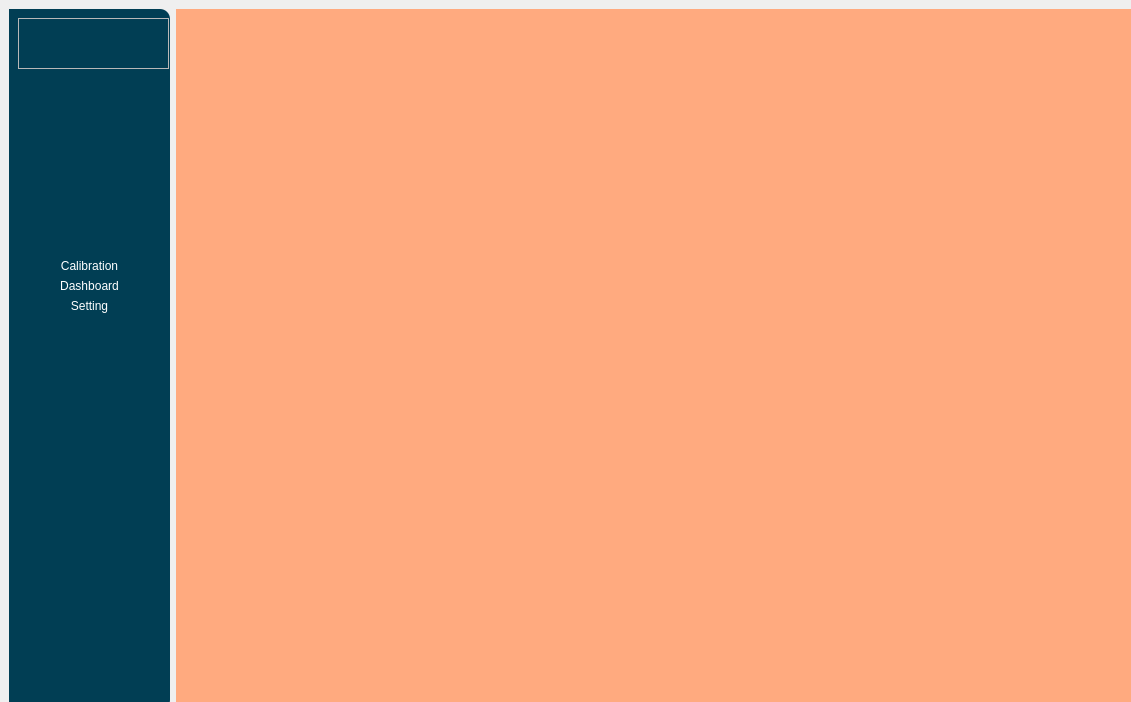
<?xml version="1.0" encoding="UTF-8"?>
<ui version="4.0">
 <class>MainWindow</class>
 <widget class="QMainWindow" name="MainWindow">
  <property name="geometry">
   <rect>
    <x>0</x>
    <y>0</y>
    <width>1131</width>
    <height>702</height>
   </rect>
  </property>
  <property name="minimumSize">
   <size>
    <width>1131</width>
    <height>702</height>
   </size>
  </property>
  <property name="windowTitle">
   <string>MainWindow</string>
  </property>
  <widget class="QWidget" name="centralwidget">
   <property name="maximumSize">
    <size>
     <width>1251</width>
     <height>16777215</height>
    </size>
   </property>
   <property name="layoutDirection">
    <enum>Qt::LayoutDirection::LeftToRight</enum>
   </property>
   <layout class="QGridLayout" name="gridLayout">
    <item row="0" column="0">
     <widget class="QWidget" name="sidebar" native="true">
      <property name="minimumSize">
       <size>
        <width>161</width>
        <height>701</height>
       </size>
      </property>
      <property name="maximumSize">
       <size>
        <width>161</width>
        <height>16777215</height>
       </size>
      </property>
      <property name="styleSheet">
       <string notr="true">#sidebar {
        background-color: rgb(1, 62, 84);
        border-top-right-radius: 10px;
        border-bottom-right-radius: 10px;
       }</string>
      </property>
      <layout class="QVBoxLayout" name="verticalLayout_2">
       <item>
        <widget class="QFrame" name="Logo_frame">
         <property name="minimumSize">
          <size>
           <width>151</width>
           <height>51</height>
          </size>
         </property>
         <property name="frameShape">
          <enum>QFrame::Shape::StyledPanel</enum>
         </property>
         <property name="frameShadow">
          <enum>QFrame::Shadow::Raised</enum>
         </property>
         <widget class="QLabel" name="logo">
          <property name="geometry">
           <rect>
            <x>10</x>
            <y>10</y>
            <width>141</width>
            <height>41</height>
           </rect>
          </property>
          <property name="font">
           <font>
            <pointsize>20</pointsize>
           </font>
          </property>
          <property name="pixmap">
           <pixmap>my icons/logo-transparent.png</pixmap>
          </property>
          <property name="scaledContents">
           <bool>true</bool>
          </property>
         </widget>
        </widget>
       </item>
       <item>
        <spacer name="verticalSpacer">
         <property name="orientation">
          <enum>Qt::Orientation::Vertical</enum>
         </property>
         <property name="sizeHint" stdset="0">
          <size>
           <width>20</width>
           <height>40</height>
          </size>
         </property>
        </spacer>
       </item>
       <item>
        <layout class="QVBoxLayout" name="verticalLayout">
         <item>
          <widget class="QPushButton" name="Calibration">
           <property name="styleSheet">
            <string notr="true">#Calibration {
             background-color: rgb(1, 62, 84);
             color: rgb(255, 255, 255);
             border: none;
            }
            #Calibration:hover, #Calibration:checked {
             border: 2px solid #ffffff;
            }</string>
           </property>
           <property name="text">
            <string>Calibration</string>
           </property>
           <property name="icon">
            <iconset>
             <normaloff>:/my icons/icons8-home-32.png</normaloff>:/my icons/icons8-home-32.png</iconset>
           </property>
           <property name="iconSize">
            <size>
             <width>25</width>
             <height>30</height>
            </size>
           </property>
           <property name="checkable">
            <bool>true</bool>
           </property>
           <property name="autoExclusive">
            <bool>true</bool>
           </property>
          </widget>
         </item>
         <item>
          <widget class="QPushButton" name="Dashboard">
           <property name="styleSheet">
            <string notr="true">#Dashboard {
             background-color: rgb(1, 62, 84);
             color: rgb(255, 255, 255);
             border: none;
            }
            #Dashboard:hover, #Dashboard:checked {
             border: 2px solid #ffffff;
            }</string>
           </property>
           <property name="text">
            <string>Dashboard</string>
           </property>
           <property name="icon">
            <iconset>
             <normaloff>:/my icons/icons8-dashboard-layout-24 (1).png</normaloff>:/my icons/icons8-dashboard-layout-24 (1).png</iconset>
           </property>
           <property name="iconSize">
            <size>
             <width>20</width>
             <height>25</height>
            </size>
           </property>
           <property name="checkable">
            <bool>true</bool>
           </property>
           <property name="autoExclusive">
            <bool>true</bool>
           </property>
          </widget>
         </item>
         <item>
          <widget class="QPushButton" name="Setting">
           <property name="styleSheet">
            <string notr="true">#Setting {
             background-color: rgb(1, 62, 84);
             color: rgb(255, 255, 255);
             border: none;
            }
            #Setting:hover, #Setting:checked {
             border: 2px solid #ffffff;
            }</string>
           </property>
           <property name="text">
            <string>Setting</string>
           </property>
           <property name="icon">
            <iconset>
             <normaloff>:/my icons/icons8-settings-50.png</normaloff>:/my icons/icons8-settings-50.png</iconset>
           </property>
           <property name="iconSize">
            <size>
             <width>25</width>
             <height>30</height>
            </size>
           </property>
           <property name="checkable">
            <bool>true</bool>
           </property>
           <property name="autoExclusive">
            <bool>true</bool>
           </property>
          </widget>
         </item>
        </layout>
       </item>
       <item>
        <spacer name="verticalSpacer_2">
         <property name="orientation">
          <enum>Qt::Orientation::Vertical</enum>
         </property>
         <property name="sizeHint" stdset="0">
          <size>
           <width>20</width>
           <height>388</height>
          </size>
         </property>
        </spacer>
       </item>
      </layout>
     </widget>
    </item>
    <item row="0" column="1">
     <widget class="QStackedWidget" name="main_screen">
      <property name="minimumSize">
       <size>
        <width>971</width>
        <height>701</height>
       </size>
      </property>
      <property name="styleSheet">
       <string notr="true">background-color: rgb(255, 170, 127);</string>
      </property>
     </widget>
    </item>
   </layout>
  </widget>
 </widget>
 <resources/>
 <connections/>
</ui>
